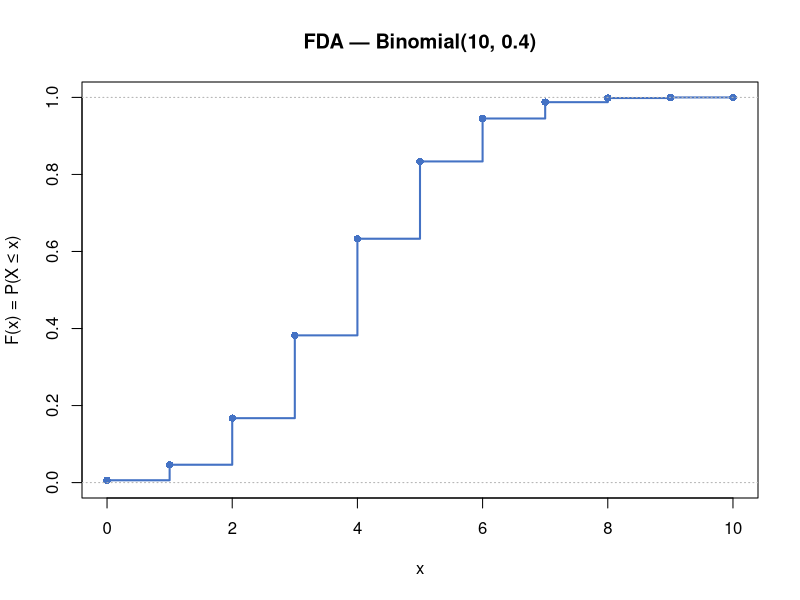
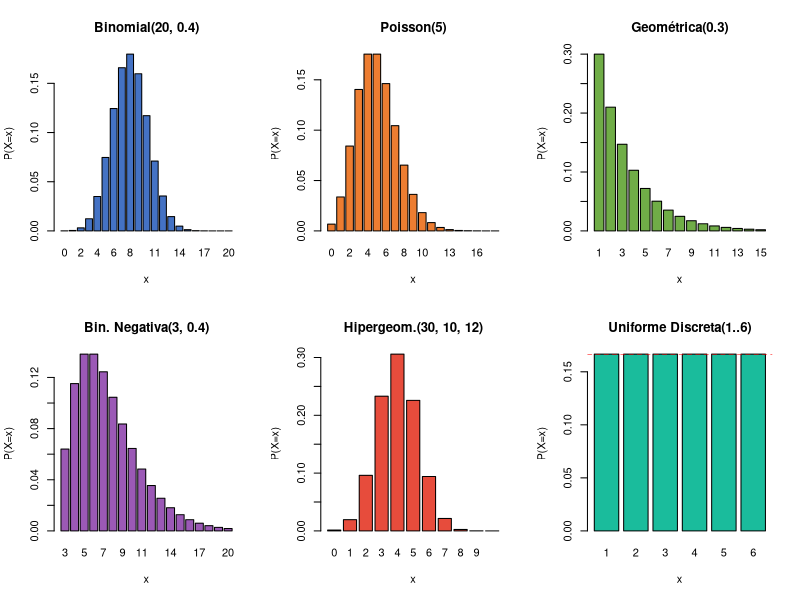
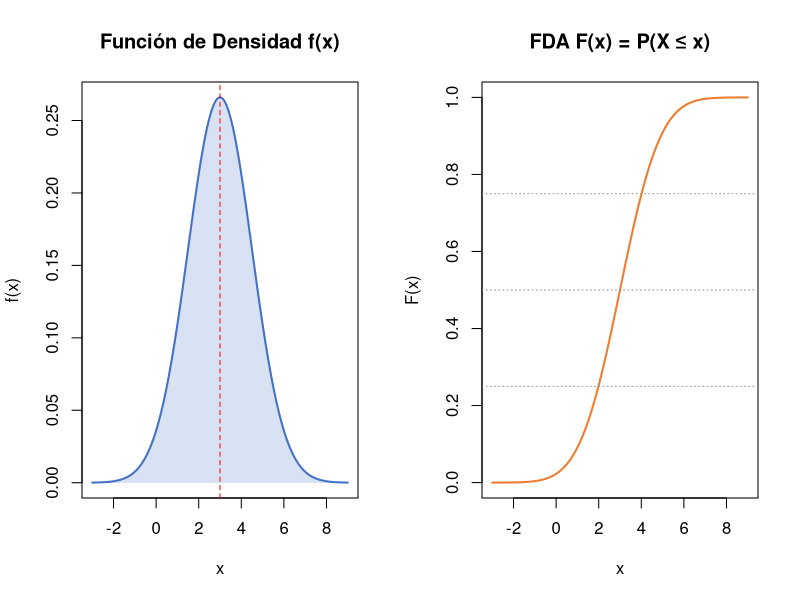
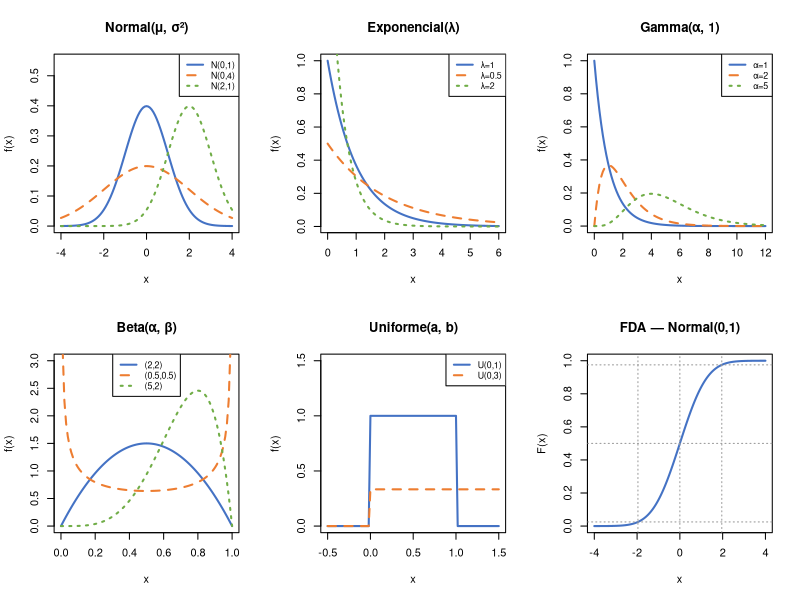
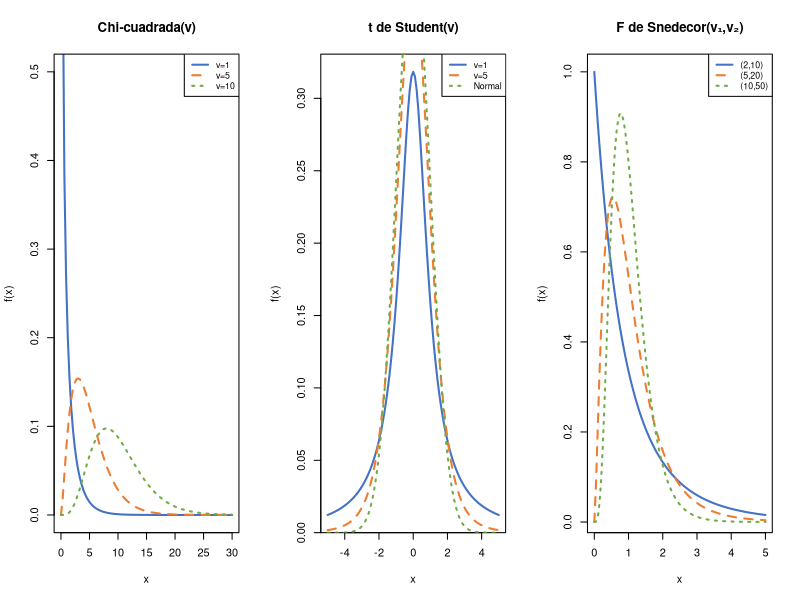

The R script that drew these images, in order:
## ---- chunk 1
#| label: fig-fda-ejemplo
#| fig-cap: "FDA de Binomial(10, 0.4)"

x   <- 0:10
cdf <- pbinom(x, size = 10, prob = 0.4)

plot(x, cdf, type = "s", lwd = 2, col = "#4472C4",
     main = "FDA — Binomial(10, 0.4)",
     xlab = "x", ylab = "F(x) = P(X ≤ x)",
     ylim = c(0, 1))
points(x, cdf, pch = 16, col = "#4472C4")
abline(h = c(0, 1), lty = 3, col = "grey70")
## ---- chunk 2
#| label: va-discreta-calculo

# FMP de X ~ Binomial(5, 0.4)
x <- 0:5
p <- dbinom(x, size = 5, prob = 0.4)

# Esperanza y varianza manuales
(mu    <- sum(x * p))
(sigma2 <- sum(x^2 * p) - mu^2)

cat("E[X] =", mu, "  (teórico: np =", 5*0.4, ")\n")
cat("Var(X) =", sigma2, "  (teórico: np(1-p) =", 5*0.4*0.6, ")\n")
## ---- chunk 3
#| label: fig-dist-discretas
#| fig-cap: "Función de masa de probabilidad — distribuciones discretas"
#| fig-width: 10
#| fig-height: 8

par(mfrow = c(2, 3))

# Binomial(20, 0.4)
x <- 0:20
barplot(dbinom(x, 20, 0.4), names.arg = x, col = "#4472C4",
        main = "Binomial(20, 0.4)", xlab = "x", ylab = "P(X=x)")

# Poisson(5)
x <- 0:18
barplot(dpois(x, 5), names.arg = x, col = "#ED7D31",
        main = "Poisson(5)", xlab = "x", ylab = "P(X=x)")

# Geométrica(0.3)
x <- 1:15
barplot(dgeom(x-1, 0.3), names.arg = x, col = "#70AD47",
        main = "Geométrica(0.3)", xlab = "x", ylab = "P(X=x)")

# Binomial Negativa(3, 0.4)
x <- 3:20
barplot(dnbinom(x-3, size=3, prob=0.4), names.arg = x, col = "#9B59B6",
        main = "Bin. Negativa(3, 0.4)", xlab = "x", ylab = "P(X=x)")

# Hipergeométrica(30, 10, 12)
x <- 0:10
barplot(dhyper(x, m=10, n=20, k=12), names.arg = x, col = "#E74C3C",
        main = "Hipergeom.(30, 10, 12)", xlab = "x", ylab = "P(X=x)")

# Uniforme Discreta(1..6) — dado
barplot(rep(1/6, 6), names.arg = 1:6, col = "#1ABC9C",
        main = "Uniforme Discreta(1..6)", xlab = "x", ylab = "P(X=x)")
abline(h = 1/6, lty = 2, col = "red")

par(mfrow = c(1, 1))
## ---- chunk 4
#| label: calculos-discretas

# Funciones R base para distribuciones discretas
cat("=== Binomial(20, 0.4) ===\n")
cat("P(X=8) =",     round(dbinom(8, 20, 0.4), 6), "\n")
cat("P(X<=10) =",   round(pbinom(10, 20, 0.4), 6), "\n")
cat("Cuantil 90% =", qbinom(0.9, 20, 0.4), "\n\n")

cat("=== Poisson(5) ===\n")
cat("P(X=3) =",    round(dpois(3, 5), 6), "\n")
cat("P(X>=8) =",   round(ppois(7, 5, lower.tail=FALSE), 6), "\n\n")

cat("=== Hipergeom.(N=30, K=10, n=12) ===\n")
cat("P(X=4) =",    round(dhyper(4, 10, 20, 12), 6), "\n")
## ---- chunk 5
#| label: fig-fdp-fda-continua
#| fig-cap: "FDP y FDA de Normal(3, 1.5²)"
#| fig-width: 10
#| fig-height: 4

mu <- 3; sigma <- 1.5
x  <- seq(mu - 4*sigma, mu + 4*sigma, length.out = 400)

par(mfrow = c(1, 2))

# FDP
plot(x, dnorm(x, mu, sigma), type = "l", lwd = 2, col = "#4472C4",
     main = "Función de Densidad f(x)",
     xlab = "x", ylab = "f(x)")
polygon(c(x, rev(x)), c(dnorm(x, mu, sigma), rep(0, length(x))),
        col = adjustcolor("#4472C4", 0.2), border = NA)
abline(v = mu, lty = 2, col = "red")

# FDA
plot(x, pnorm(x, mu, sigma), type = "l", lwd = 2, col = "#ED7D31",
     main = "FDA F(x) = P(X ≤ x)",
     xlab = "x", ylab = "F(x)")
abline(h = c(0.25, 0.5, 0.75), lty = 3, col = "grey60")

par(mfrow = c(1, 1))
## ---- chunk 6
#| label: fig-dist-continuas
#| fig-cap: "Familias de distribuciones continuas"
#| fig-width: 11
#| fig-height: 9

par(mfrow = c(2, 3))

# Normal
curve(dnorm(x, 0, 1), -4, 4, lwd=2, col="#4472C4",
      main="Normal(μ, σ²)", ylab="f(x)", ylim=c(0,0.55))
curve(dnorm(x, 0, 2), add=TRUE, lwd=2, col="#ED7D31", lty=2)
curve(dnorm(x, 2, 1), add=TRUE, lwd=2, col="#70AD47", lty=3)
legend("topright", c("N(0,1)","N(0,4)","N(2,1)"),
       col=c("#4472C4","#ED7D31","#70AD47"), lty=1:3, lwd=2, cex=0.8)

# Exponencial
curve(dexp(x, 1),   0, 6, lwd=2, col="#4472C4",
      main="Exponencial(λ)", ylab="f(x)")
curve(dexp(x, 0.5), add=TRUE, lwd=2, col="#ED7D31", lty=2)
curve(dexp(x, 2),   add=TRUE, lwd=2, col="#70AD47", lty=3)
legend("topright", c("λ=1","λ=0.5","λ=2"),
       col=c("#4472C4","#ED7D31","#70AD47"), lty=1:3, lwd=2, cex=0.8)

# Gamma
curve(dgamma(x, 1, 1), 0, 12, lwd=2, col="#4472C4",
      main="Gamma(α, 1)", ylab="f(x)")
curve(dgamma(x, 2, 1), add=TRUE, lwd=2, col="#ED7D31", lty=2)
curve(dgamma(x, 5, 1), add=TRUE, lwd=2, col="#70AD47", lty=3)
legend("topright", c("α=1","α=2","α=5"),
       col=c("#4472C4","#ED7D31","#70AD47"), lty=1:3, lwd=2, cex=0.8)

# Beta
curve(dbeta(x, 2, 2),     0, 1, lwd=2, col="#4472C4",
      main="Beta(α, β)", ylab="f(x)", ylim=c(0,3))
curve(dbeta(x, 0.5, 0.5), add=TRUE, lwd=2, col="#ED7D31", lty=2)
curve(dbeta(x, 5, 2),     add=TRUE, lwd=2, col="#70AD47", lty=3)
legend("top", c("(2,2)","(0.5,0.5)","(5,2)"),
       col=c("#4472C4","#ED7D31","#70AD47"), lty=1:3, lwd=2, cex=0.8)

# Uniforme
curve(dunif(x, 0, 1), -0.5, 1.5, lwd=2, col="#4472C4",
      main="Uniforme(a, b)", ylab="f(x)", ylim=c(0, 1.5))
curve(dunif(x, 0, 3), add=TRUE, lwd=2, col="#ED7D31", lty=2)
legend("topright", c("U(0,1)","U(0,3)"),
       col=c("#4472C4","#ED7D31"), lty=1:2, lwd=2, cex=0.8)

# FDA Normal acumulada
x_seq <- seq(-4, 4, 0.01)
plot(x_seq, pnorm(x_seq), type="l", lwd=2, col="#4472C4",
     main="FDA — Normal(0,1)", xlab="x", ylab="F(x)")
abline(h=c(0.025,0.5,0.975), lty=3, col="grey60")
abline(v=c(-1.96,0,1.96),    lty=3, col="grey60")

par(mfrow = c(1, 1))
## ---- chunk 7
#| label: calculos-continuas

# Normal N(100, 225) — puntajes
cat("=== Normal(100, 15) ===\n")
cat("P(X < 120) =",       round(pnorm(120, 100, 15), 4), "\n")
cat("P(85 < X < 115) =",  round(diff(pnorm(c(85,115), 100, 15)), 4), "\n")
cat("Percentil 95 =",     round(qnorm(0.95, 100, 15), 2), "\n\n")

# Exponencial
cat("=== Exp(λ=0.5) ===\n")
cat("P(X > 3) =",  round(pexp(3, 0.5, lower.tail=FALSE), 4), "\n")
cat("Mediana =",   round(qexp(0.5, 0.5), 4), "\n\n")

# Falta de memoria
cat("=== Falta de memoria Exp(1) ===\n")
cat("P(X>5) =",               round(pexp(5, 1, lower.tail=FALSE), 4), "\n")
cat("P(X>3+2 | X>2) =",       round(pexp(5,1,lower.tail=FALSE)/pexp(2,1,lower.tail=FALSE),4),"\n")
cat("P(X>3) =",               round(pexp(3, 1, lower.tail=FALSE), 4), "\n")
## ---- chunk 8
#| label: fig-dist-muestrales
#| fig-cap: "Distribuciones muestrales: Chi², t de Student y F"
#| fig-width: 12
#| fig-height: 4

par(mfrow = c(1, 3))

# Chi-cuadrada
curve(dchisq(x, 1),  0, 30, lwd=2, col="#4472C4", ylim=c(0,0.5),
      main="Chi-cuadrada(ν)", xlab="x", ylab="f(x)")
curve(dchisq(x, 5),  add=TRUE, lwd=2, col="#ED7D31", lty=2)
curve(dchisq(x, 10), add=TRUE, lwd=2, col="#70AD47", lty=3)
legend("topright", c("ν=1","ν=5","ν=10"),
       col=c("#4472C4","#ED7D31","#70AD47"), lty=1:3, lwd=2, cex=0.8)

# t de Student
curve(dt(x,1),  -5,5, lwd=2, col="#4472C4",
      main="t de Student(ν)", xlab="x", ylab="f(x)")
curve(dt(x,5),  add=TRUE, lwd=2, col="#ED7D31", lty=2)
curve(dnorm(x), add=TRUE, lwd=2, col="#70AD47", lty=3)
legend("topright", c("ν=1","ν=5","Normal"),
       col=c("#4472C4","#ED7D31","#70AD47"), lty=1:3, lwd=2, cex=0.8)

# F de Snedecor
curve(df(x,2,10),  0,5, lwd=2, col="#4472C4",
      main="F de Snedecor(ν₁,ν₂)", xlab="x", ylab="f(x)")
curve(df(x,5,20),  add=TRUE, lwd=2, col="#ED7D31", lty=2)
curve(df(x,10,50), add=TRUE, lwd=2, col="#70AD47", lty=3)
legend("topright", c("(2,10)","(5,20)","(10,50)"),
       col=c("#4472C4","#ED7D31","#70AD47"), lty=1:3, lwd=2, cex=0.8)

par(mfrow = c(1, 1))
## ---- chunk 9
#| label: cuantiles-muestrales

cat("=== Cuantiles t(20) ===\n")
cat("t_0.025 =", round(qt(0.025, 20), 4), "\n")
cat("t_0.975 =", round(qt(0.975, 20), 4), "\n\n")

cat("=== Cuantiles Chi²(10) ===\n")
cat("χ²_0.025 =", round(qchisq(0.025, 10), 4), "\n")
cat("χ²_0.975 =", round(qchisq(0.975, 10), 4), "\n\n")

cat("=== Cuantil F(5,20) al 95% ===\n")
cat("F_0.95 =", round(qf(0.95, 5, 20), 4), "\n")
